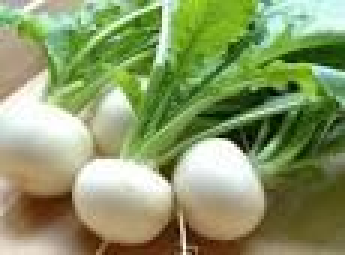
#> input picture tssb_relate/test_data/4.jpg, 115 x 85 px (shown 3 times larger)
$ jupyter execute --allow-errors image_data.ipynb   (shell and % lines are left out)   (Python 2 division)
#> lines starting #> are read from the running program, lines starting #| are printed output that depends on the picture
[cell 1]
#!/usr/bin/env python
# coding: UTF-8

process
1. resize
2. pixel format
3. gray scale
4. pca

[cell 2]
# 画像を読み込んでみる
from PIL import Image
import os

[cell 3]
# 画像の読み込み
pil_im = Image.open('./test_data/4.jpg')
#> pil_im is the input picture: PIL image 115x85 RGB; mean R, G, B 137.3, 152.4, 102.6

[cell 4]
# type
type(pil_im)

[cell 5]
# 表示 かぶ
pil_im

[cell 6]
# グレースケール変換
pil_im_gray = Image.open('./test_data/4.jpg').convert('L')
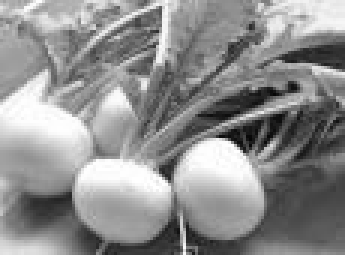
#> pil_im_gray: PIL image 115x85 L (shown 3 times larger); min 6, max 255, mean 142.2

[cell 7]
pil_im_gray

すげー

[cell 8]
# 画像ファイル形式の変換

filelist = ['./test_data/4.jpg']
outfile = os.path.splitext(filelist[0])[0] + ".png"

[cell 9]
outfile

[cell 10]
# png形式にして保存
Image.open(filelist[0]).save(outfile)

[cell 11]
pil_im = Image.open('./test_data/4.png')

[cell 12]
pil_im

[cell 13]
# jpg に直す
Image.open('./test_data/4.png').save('./test_data/4.jpg')

[cell 14]
# サムネイルの作成
# 画像のサイズを変更してくれる
# 幅と高さが最大128になるようにサムネイルを生成する
pil_thumb = pil_im.thumbnail((128, 128))

[cell 15]
print pil_thumb
#| None
# ???

[cell 16]
# 画像のサイズの変更
pil_im.size # sizeの確認
#> Out = (115, 85)

[cell 17]
out = pil_im.resize((128, 128))
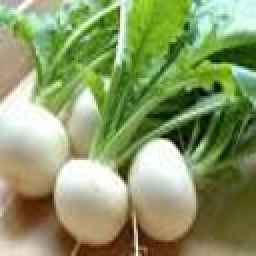
#> out: PIL image 128x128 RGB (shown 2 times larger); mean R, G, B 137.3, 152.4, 102.6

[cell 18]
out
# 大きくなってる！

[cell 19]
out.show()

[cell 20]
# RGBに変換してみる
rgb = out.convert('RGB')

[cell 21]
type(rgb)

[cell 22]
rgb.size
#> Out = (128, 128)

[cell 23]
from pylab import *
test_im = array(rgb)
imshow(test_im)

[cell 24]
test_im

[cell 25]
test_im.shape
#> Out = (128, 128, 3)
# size, size, RGB

[cell 26]
test2_im = array(pil_im)

[cell 27]
test2_im.shape
#> Out = (85, 115, 3)
# shapeがやはり違う！！
# つまりresizeを行えばいいのだ！

[cell 28]
# ヒストグラム
figure()
hist(test_im.flatten(), 128)
show()
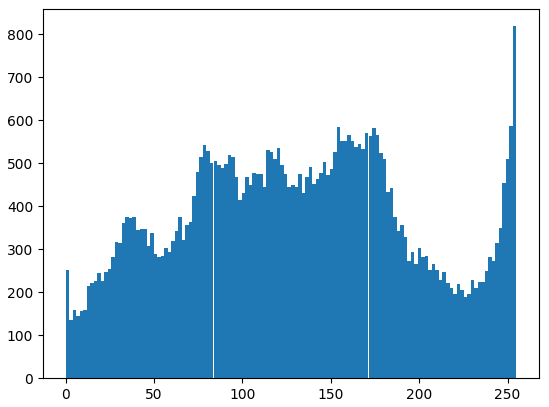
#> figure drawn by matplotlib, 1 panel; tallest bar 819 high, from x = 253 to 255

ヒストグラムは、各カラーの明るさのレベル別にピクセル数をグラフ化し、画像内のピクセル分布を示したものです。
ヒストグラムには、シャドウ（ヒストグラムの左側部分）、中間調（ヒストグラムの中央）およびハイライト
（ヒストグラムの右側部分）のディテールが表示され、画像に適切な補正を行うための十分なディテールがあるかどうかを判断できます。

ヒストグラムからは、画像の色調範囲または画像のキータイプをすばやく識別することができます。
ローキー画像は、ディテールがシャドウに集中し、ハイキー画像はハイライトに集中します。アベレージキーの画像は、
中間調にディテールが集中します。色調範囲が全体に広がった画像は、全領域にピクセルが分布しています。
色調範囲を確認することは、適切な色調補正の判断に役立ちます。

グレースケール、もしくはflatternしているから一次元なのか

[cell 29]
# numpyによる画像表現
# array()を用いる
print test_im.shape, test_im.dtype
#| (128, 128, 3) uint8

[cell 30]
# 'f' を引数に取り、データを読み込むと配列の形式が変化する
test3_im = array(Image.open('./test_data/4.jpg').convert('L'), 'f') # ついでにグレーすけーにも変換

[cell 31]
test3_im
# RGBじゃなくなり次元が減っている

[cell 32]
print test3_im.shape, test3_im.dtype
#| (85, 115) float32

[cell 33]
# array()から画像に戻す処理
pil_im_gray = Image.fromarray(test3_im)

#> (a cell that did not finish here is left out)

エラー吐いちまう

[cell 35]
# array()から画像に戻す処理
pil_im_gray = Image.fromarray(uint8(test3_im))

[cell 36]
pil_im_gray

[cell 37]
# 画像サイズ変更の関数
def imresize(im, sz):
    pil_im = Image.fromarray(uint8(im)) # 一度、画像形式に戻す必要あるみたいだ
    return array(pil_im.resize(sz))

[cell 38]
sample = imresize(test2_im, (128, 128))

[cell 39]
# PCAの実行
# flatten() 1次元ベクトルに変換する
from numpy import *

def pca(X):
    """
    主成分分析
    入力：X、訓練データを平板化した配列を業として格納した行列
    出力：写像行列（次元の重要度順）、分散、平均
    """
    # 次元数を取得する
    num_data, dim = X.shape

    # データをセンタリング
    mean_X = X.mean(axis=0)
    X = X - mean_X

    if dim > num_data:
        # PCA - 高次元の時はコンパクトな裏技を用いる
        M = dot(X, X.T) # 共分散行列
        e, EV = linalg.eigh(M) #固有値と固有ベクトル
        tmp = dot(X.T, EV).T # 裏技
        V = tmp[::-1]
        S = sqrt(e)[::-1]
        for i in range(V.shape[1]):
            V[:, i] /= S
    else:
        # PCA - 低次元なら特異値分解を用いる
        U, S, V = linalg.svd(X)
        V = V[:num_data] # 初めのnum_data分だけ有効

    return V, S, mean_X

[cell 40]
imresize(array(Image.open('./test_data/4.jpg')), (128, 128)).flatten()

[cell 41]
# 使用
imlist = ['./test_data/4.jpg','./test_data/5.jpg','./test_data/6.jpg']
# im = array(Image.open('./test_data/4.jpg'))

#平板化
im_flatten_mat = array([imresize(array(Image.open(im)), (128, 128)).flatten()
                        for im in imlist], 'f')
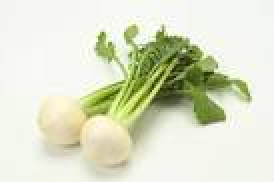
#> input picture tssb_relate/test_data/5.jpg, 137 x 91 px (shown 2 times larger)
#> call 4 of imresize, with sz = (128, 128)
#> in imresize, pil_im is the input picture: PIL image 137x91 RGB; mean R, G, B 220.8, 224.8, 201.1
#> in imresize (call 4), `return array(pil_im.resize(sz))`:
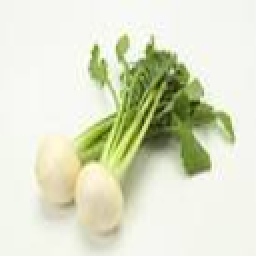
#> returned value: shape (128, 128, 3) (shown 2 times larger); mean of channels 0, 1, 2 220.8, 224.8, 201.1; drawn as R, G, B
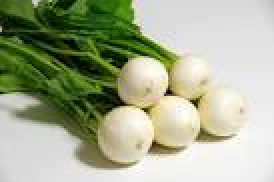
#> input picture tssb_relate/test_data/6.jpg, 137 x 91 px (shown 2 times larger)
#> in imresize, pil_im is the input picture: PIL image 137x91 RGB; mean R, G, B 165.9, 173.2, 144.9
#> in imresize (call 5), `return array(pil_im.resize(sz))`:
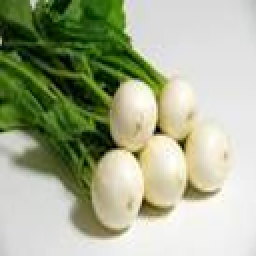
#> returned value: shape (128, 128, 3) (shown 2 times larger); mean of channels 0, 1, 2 165.9, 173.2, 145; drawn as R, G, B

[cell 42]
im_flatten_mat

[cell 43]
# 主成分分析の実行
V, S, im_mean = pca(im_flatten_mat)
#> in pca, `M = dot(X, X.T)`: M = [[234539552, -101451440, -133088000], [-101451440, 200932736, -99481240], [-133088000, -99481240, 232569296]]
#> in pca, `e, EV = linalg.eigh(M)`: e = [74.67, 301354496, 366687008]; EV = [[0.577, 0.39, 0.718], [0.577, -0.816, -0.0213], [0.577, 0.427, -0.696]]
#> in pca, `S = sqrt(e)[::-1]`: S = [19149.1, 17359.6, 8.64]
#> S = [19149.1, 17359.6, 8.64]

[cell 44]
V

[cell 45]
S
#> Out = [19149.1, 17359.6, 8.64]
